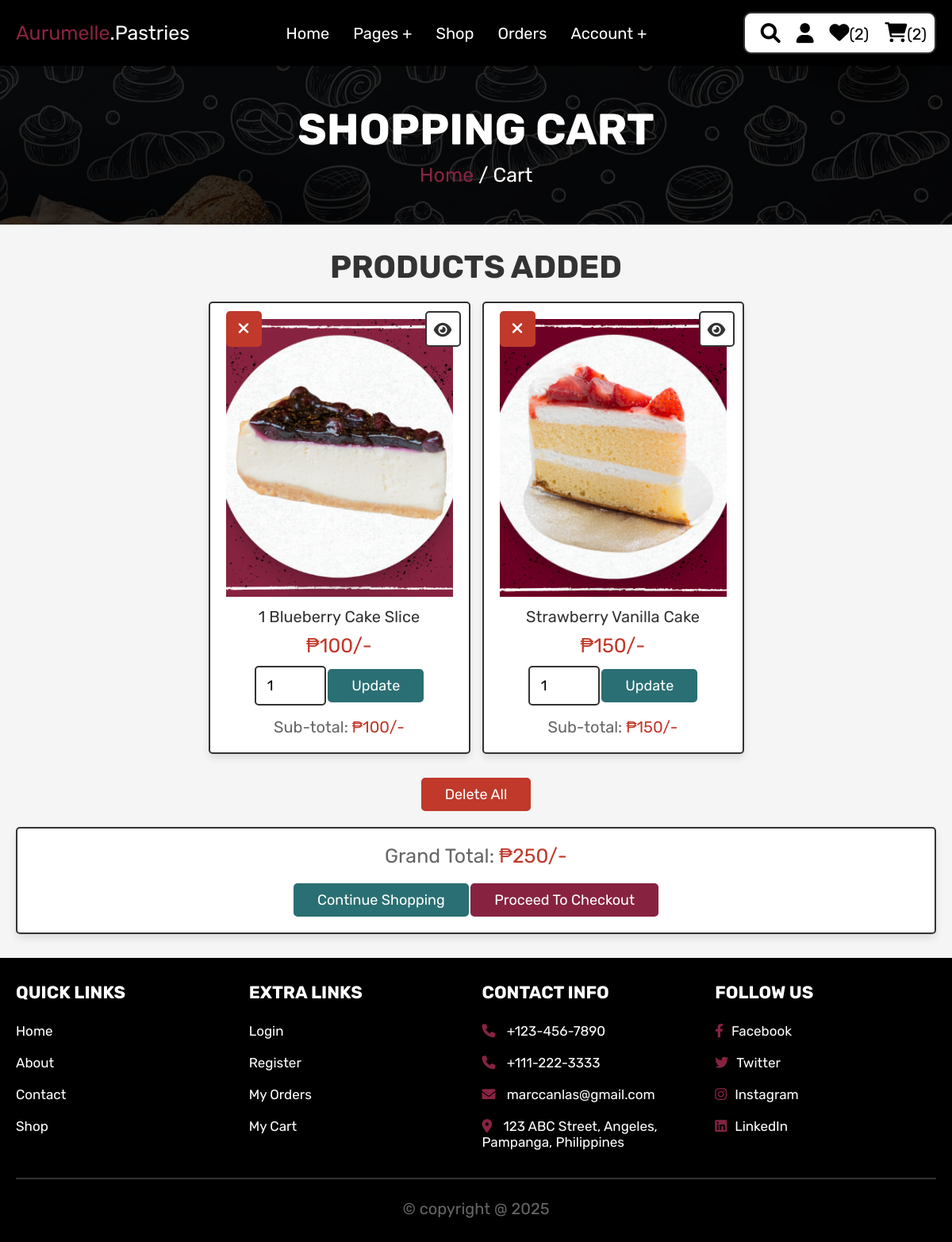
The page /cart.php (signed in) on the database its author committed.
### tables this page shows
CREATE TABLE `cart` (
  `id` int(100) NOT NULL,
  `user_id` int(100) NOT NULL,
  `pid` int(100) NOT NULL,
  `name` varchar(100) NOT NULL,
  `price` int(100) NOT NULL,
  `quantity` int(100) NOT NULL,
  `image` varchar(100) NOT NULL
);

### cart.php (the view, shortened to what this page needs)
<?php
@include 'config.php';
$user_id = $_SESSION['user_id'];
?>
<!DOCTYPE html>
<html lang="en">
<head>
    <link rel="stylesheet" href="https://cdnjs.cloudflare.com/ajax/libs/font-awesome/6.0.0/css/all.min.css">
    <link rel="stylesheet" href="aurumelle_css/style.css">
</head>
<body>
    <?php @include 'header.php'; ?>
    <div class="wishlist-and-cart-img-background">
        <section class="heading">
            <h3>Shopping Cart</h3>
            <p><a href="home.php">Home</a> / Cart</p>
        </section>
    </div>
    <section class="shopping-cart">
        <h1 class="title">Products Added</h1>
        <div class="box-container">
            <?php
            $grand_total = 0;
            $select_cart = mysqli_query($conn, "SELECT * FROM `cart` WHERE user_id = '$user_id'") or die('Query failed');
            if (mysqli_num_rows($select_cart) > 0) {
                while ($fetch_cart = mysqli_fetch_assoc($select_cart)) {
            ?>
            <div class="box">
                <a href="cart.php?delete=<?php echo $fetch_cart['id']; ?>" class="fas fa-times" onclick="return confirm('Delete this from cart?');"></a>
                <a href="view_page.php?pid=<?php echo $fetch_cart['pid']; ?>" class="fas fa-eye"></a>
                <img src="uploaded_img/<?php echo $fetch_cart['image']; ?>" alt="" class="image">
                <div class="name"> <?php echo $fetch_cart['name']; ?> </div>
                <div class="price">₱<?php echo $fetch_cart['price']; ?>/-</div>
                <form action="" method="post">
                    <input type="number" min="1" value="<?php echo $fetch_cart['quantity']; ?>" name="cart_quantity" class="qty">
                    <input type="submit" value="Update" class="option-btn" name="update_quantity">
                </form>
                <div class="sub-total"> Sub-total: <span>₱<?php echo $sub_total = ($fetch_cart['price'] * $fetch_cart['quantity']); ?>/-</span> </div>
            </div>
            <?php
                $grand_total += $sub_total;
                }
            } else {
                echo '<p class="empty">Your cart is empty</p>';
            }
            ?>
        </div>
        <div class="more-btn">
            <a href="cart.php?delete_all" class="delete-btn <?php echo ($grand_total > 1) ? '' : 'disabled' ?>" onclick="return confirm('Delete all from cart?');">Delete All</a>
        </div>
        <div class="cart-total">
            <p>Grand Total: <span>₱<?php echo $grand_total; ?>/-</span></p>
            <a href="shop.php" class="option-btn">Continue Shopping</a>
            <a href="checkout.php" class="btn <?php echo ($grand_total > 1) ? '' : 'disabled' ?>">Proceed to Checkout</a>
        </div>
    </section>
    <?php @include 'footer.php'; ?>
</body>
</html>

### aurumelle_css/style.css (style rules this page uses)
:root { --deep-berry:#872341; --pink:#872341; --red:#c0392b; --teal:#2A6F73; --black:#333; --black2: #000; --white:#fff; --light-color:#666; --light-white:#ccc; --light-bg:#f5f5f5; --border:.2rem solid var(--black); --box-shadow:0 .5rem 1rem rgba(0,0,0,.1); }
* { font-family: 'Rubik', sans-serif; margin:0; padding:0; box-sizing: border-box; outline: none; border:none; text-decoration: none; transition:all .2s linear; }
html { font-size: 62.5%; overflow-x: hidden; scroll-behavior: smooth; scroll-padding-top: 6.5rem; }
body { background: var(--light-bg); }
section { padding:3rem 2rem; }
.btn, .delete-btn, .option-btn { display: inline-block; border-radius: .5rem; margin-top: 1rem; font-size: 1.8rem; color:var(--white); cursor: pointer; padding:1rem 3rem; text-transform: capitalize; }
.btn { background-color: var(--deep-berry); }
.delete-btn { background-color: var(--red); }
.option-btn { background-color: var(--teal); }
.more-btn { margin-top: 2rem; text-align: center; }
.heading { display: flex; flex-flow: column; align-items: center; justify-content: center; gap:1rem; background-color: rgba(0, 0, 0, 0.8); text-align: center; min-height: 25vh; }
.wishlist-and-cart-img-background { background: url(../images/wishlist-and-cart-page-img.jpg) no-repeat center center; background-size: cover; min-height: 25vh; }
.heading h3 { font-size: 5.5rem; color:var(--white); text-transform: uppercase; }
.heading p { font-size: 2.5rem; color:var(--white); }
.heading p a { color:var(--deep-berry); }
.title { text-align: center; margin-bottom: 2rem; color:var(--black); text-transform: uppercase; font-size: 4rem; }
.shopping-cart .box-container { max-width: 1200px; margin:0 auto; display: grid; grid-template-columns: repeat(auto-fit, 33rem); gap:1.5rem; align-items: flex-start; justify-content: center; }
.shopping-cart .box-container .box { padding:2rem; text-align: center; background-color: var(--white); border:var(--border); box-shadow: var(--box-shadow); border-radius: .5rem; position: relative; }
.shopping-cart .box-container .box .image { height: 35rem; width: 100%; object-fit: cover; }
.shopping-cart .box-container .box .fa-eye, .shopping-cart .box-container .box .fa-times { position: absolute; top:1rem; height: 4.5rem; width: 4.5rem; line-height: 4.3rem; font-size: 2rem; border-radius: .5rem; }
.shopping-cart .box-container .box .fa-eye { right:1rem; border:var(--border); background-color: var(--white); color:var(--black); }
.shopping-cart .box-container .box .fa-times { background-color: var(--red); color:var(--white); }
.shopping-cart .box-container .box .name { font-size: 2rem; color:var(--black); margin:1rem 0; }
.shopping-cart .box-container .box .price { font-size: 2.5rem; color:var(--red); margin:.5rem 0; }
.shopping-cart .box-container .box .qty { width: 9rem; padding:1.2rem 1.4rem; border-radius: .5rem; border:var(--border); font-size: 1.8rem; }
.shopping-cart .box-container .box .sub-total { margin-top: 1.5rem; font-size: 2rem; color:var(--light-color); }
.shopping-cart .box-container .box .sub-total span { color:var(--red); }
.shopping-cart .cart-total { max-width: 1200px; margin:0 auto; padding:2rem; text-align: center; background-color: var(--white); border:var(--border); box-shadow: var(--box-shadow); border-radius: .5rem; margin-top: 2rem; }
.shopping-cart .cart-total p { font-size: 2.5rem; color:var(--light-color); margin-bottom: 1rem; }
.shopping-cart .cart-total p span { color:var(--red); }

### rows shown on the page
cart: image (picture), name "1 Blueberry Cake Slice", price "100", cart_quantity "1"
cart: image (picture), name "Strawberry Vanilla Cake", price "150", cart_quantity "1"

### other values the page prints
$wishlist_num_rows "2"
$cart_num_rows "2"
$grand_total "250"
